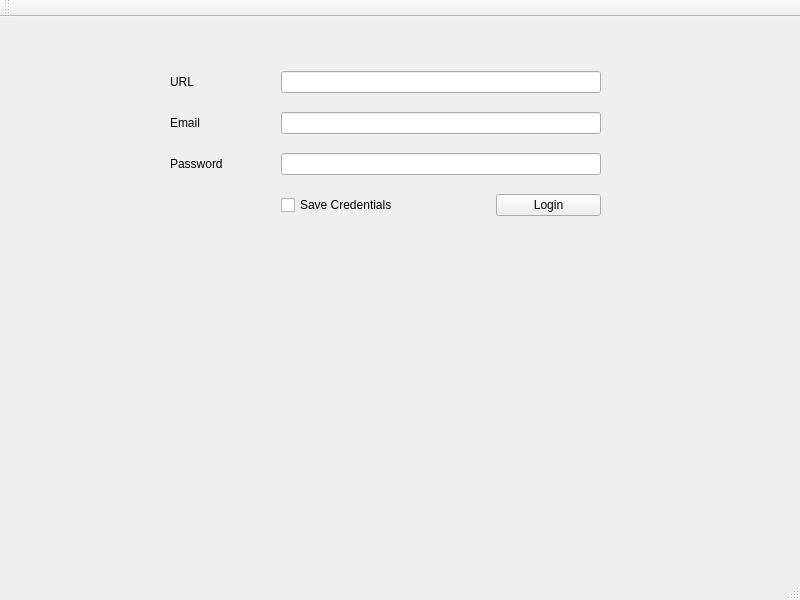
<?xml version="1.0" encoding="UTF-8"?>
<ui version="4.0">
 <class>LoginWindow</class>
 <widget class="QMainWindow" name="Ui_MainWindow">
  <property name="geometry">
   <rect>
    <x>0</x>
    <y>0</y>
    <width>800</width>
    <height>600</height>
   </rect>
  </property>
  <property name="windowTitle">
   <string>MainWindow</string>
  </property>
  <widget class="QWidget" name="centralwidget">
   <widget class="QWidget" name="">
    <property name="geometry">
     <rect>
      <x>170</x>
      <y>41</y>
      <width>431</width>
      <height>171</height>
     </rect>
    </property>
    <layout class="QGridLayout" name="gridLayout" columnstretch="1,2,1">
     <item row="0" column="0">
      <widget class="QLabel" name="label">
       <property name="text">
        <string>URL</string>
       </property>
      </widget>
     </item>
     <item row="0" column="1" colspan="2">
      <widget class="QLineEdit" name="lineEdit"/>
     </item>
     <item row="1" column="0">
      <widget class="QLabel" name="label_2">
       <property name="text">
        <string>Email</string>
       </property>
      </widget>
     </item>
     <item row="1" column="1" colspan="2">
      <widget class="QLineEdit" name="lineEdit_3"/>
     </item>
     <item row="2" column="0">
      <widget class="QLabel" name="label_3">
       <property name="text">
        <string>Password</string>
       </property>
      </widget>
     </item>
     <item row="2" column="1" colspan="2">
      <widget class="QLineEdit" name="lineEdit_2"/>
     </item>
     <item row="3" column="2">
      <widget class="QPushButton" name="pushButton">
       <property name="text">
        <string>Login</string>
       </property>
      </widget>
     </item>
     <item row="3" column="1">
      <widget class="QCheckBox" name="checkBox">
       <property name="layoutDirection">
        <enum>Qt::LeftToRight</enum>
       </property>
       <property name="autoFillBackground">
        <bool>false</bool>
       </property>
       <property name="text">
        <string>Save Credentials</string>
       </property>
      </widget>
     </item>
    </layout>
   </widget>
  </widget>
  <widget class="QMenuBar" name="menubar">
   <property name="geometry">
    <rect>
     <x>0</x>
     <y>0</y>
     <width>800</width>
     <height>24</height>
    </rect>
   </property>
  </widget>
  <widget class="QStatusBar" name="statusbar"/>
  <widget class="QToolBar" name="toolBar">
   <property name="windowTitle">
    <string>toolBar</string>
   </property>
   <attribute name="toolBarArea">
    <enum>TopToolBarArea</enum>
   </attribute>
   <attribute name="toolBarBreak">
    <bool>false</bool>
   </attribute>
  </widget>
 </widget>
 <resources/>
 <connections/>
</ui>
